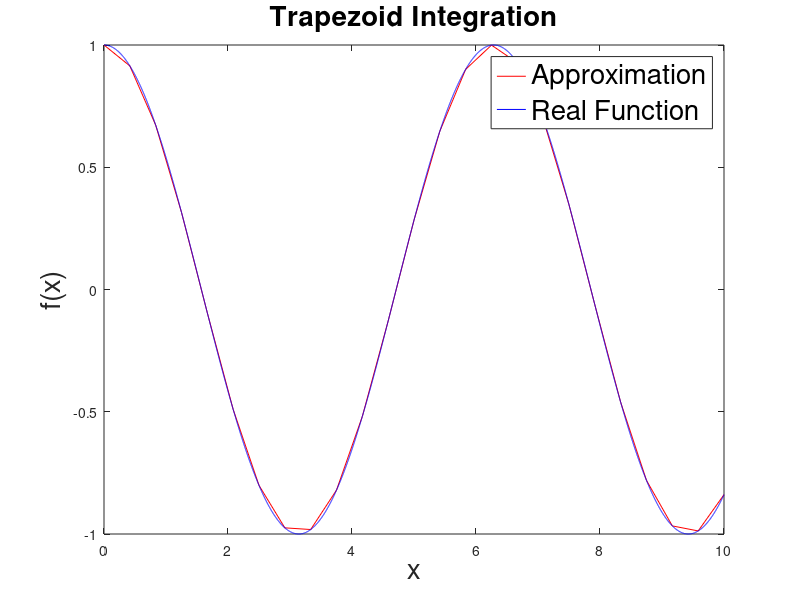

Reproduce this figure in MATLAB.
clear; clc; close all;

%-----------------------
%Editable parameters:
numPoints = 25;
x_start = 0;
x_end = 10;
func = @(x) cos(x);
%-----------------------


x = linspace(x_start, x_end, numPoints);
area = 0;
for i = 1:numPoints-1
    area = area + (func(x(i)) + func(x(i+1)))/2*(x(i+1) - x(i));
end
%disp(area);

plot(x, func(x), 'Color',"r");
hold on;
pretty_x = linspace(x_start, x_end, 10000);
plot(pretty_x, func(pretty_x), 'Color', "b");
xlabel("x", "FontSize", 20);
ylabel("f(x)", "FontSize", 20);
title("Trapezoid Integration", "FontSize", 20);
legend("Approximation", "Real Function", 'Fontsize', 20);
hold off;

disp(['Calculated area under the curve: ', num2str(area)]);
